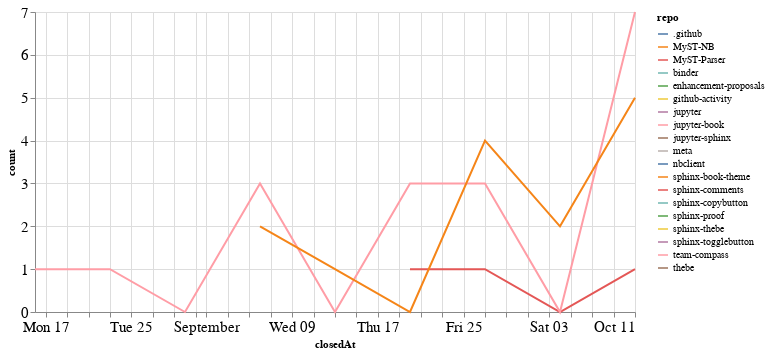

Write notebook code for a chart like this one.
### Code cell
closed_by_time = closed_by.groupby('repo').resample('W', on='closedAt').count()['author'].reset_index()
closed_by_time = closed_by_time.rename(columns={'author': 'count'})

alt.Chart(closed_by_time, width=600).mark_line().encode(
    x='closedAt',
    y='count',
    color='repo',
    tooltip="repo"
)

### Figure 1 — Vega-Lite specification as saved in the notebook (floating-point values rounded to 4 significant figures)
{"config": {"axisLeft": {"labelFontSize": 15}, "axisBottom": {"labelFontSize": 15}}, "data": {"name": "data-afa872a5f20cec93c786b447d57280ee"}, "mark": "line", "encoding": {"color": {"type": "nominal", "field": "repo"}, "tooltip": {"type": "nominal", "field": "repo"}, "x": {"type": "temporal", "field": "closedAt"}, "y": {"type": "quantitative", "field": "count"}}, "width": 600, "$schema": "https://vega.github.io/schema/vega-lite/v4.8.1.json", "datasets": {"data-afa872a5f20cec93c786b447d57280ee": [{"repo": ".github", "closedAt": "2020-08-30T00:00:00", "count": 1}, {"repo": "MyST-NB", "closedAt": "2020-09-06T00:00:00", "count": 1}, {"repo": "MyST-Parser", "closedAt": "2020-09-20T00:00:00", "count": 1}, {"repo": "MyST-Parser", "closedAt": "2020-09-27T00:00:00", "count": 1}, {"repo": "MyST-Parser", "closedAt": "2020-10-04T00:00:00", "count": 0}, {"repo": "MyST-Parser", "closedAt": "2020-10-11T00:00:00", "count": 1}, {"repo": "binder", "closedAt": "2020-08-16T00:00:00", "count": 1}, {"repo": "enhancement-proposals", "closedAt": "2020-08-30T00:00:00", "count": 1}, {"repo": "github-activity", "closedAt": "2020-10-11T00:00:00", "count": 1}, {"repo": "jupyter", "closedAt": "2020-10-11T00:00:00", "count": 1}, {"repo": "jupyter-book", "closedAt": "2020-08-16T00:00:00", "count": 1}, {"repo": "jupyter-book", "closedAt": "2020-08-23T00:00:00", "count": 1}, {"repo": "jupyter-book", "closedAt": "2020-08-30T00:00:00", "count": 0}, {"repo": "jupyter-book", "closedAt": "2020-09-06T00:00:00", "count": 3}, {"repo": "jupyter-book", "closedAt": "2020-09-13T00:00:00", "count": 0}, {"repo": "jupyter-book", "closedAt": "2020-09-20T00:00:00", "count": 3}, {"repo": "jupyter-book", "closedAt": "2020-09-27T00:00:00", "count": 3}, {"repo": "jupyter-book", "closedAt": "2020-10-04T00:00:00", "count": 0}, {"repo": "jupyter-book", "closedAt": "2020-10-11T00:00:00", "count": 7}, {"repo": "jupyter-sphinx", "closedAt": "2020-09-27T00:00:00", "count": 1}, {"repo": "meta", "closedAt": "2020-09-13T00:00:00", "count": 2}, {"repo": "nbclient", "closedAt": "2020-09-13T00:00:00", "count": 1}, {"repo": "sphinx-book-theme", "closedAt": "2020-09-06T00:00:00", "count": 2}, {"repo": "sphinx-book-theme", "closedAt": "2020-09-13T00:00:00", "count": 1}, {"repo": "sphinx-book-theme", "closedAt": "2020-09-20T00:00:00", "count": 0}, {"repo": "sphinx-book-theme", "closedAt": "2020-09-27T00:00:00", "count": 4}, {"repo": "sphinx-book-theme", "closedAt": "2020-10-04T00:00:00", "count": 2}, {"repo": "sphinx-book-theme", "closedAt": "2020-10-11T00:00:00", "count": 5}, {"repo": "sphinx-comments", "closedAt": "2020-09-27T00:00:00", "count": 1}, {"repo": "sphinx-copybutton", "closedAt": "2020-09-27T00:00:00", "count": 1}, {"repo": "sphinx-proof", "closedAt": "2020-09-27T00:00:00", "count": 1}, {"repo": "sphinx-thebe", "closedAt": "2020-08-16T00:00:00", "count": 1}, {"repo": "sphinx-togglebutton", "closedAt": "2020-09-13T00:00:00", "count": 2}, {"repo": "team-compass", "closedAt": "2020-10-11T00:00:00", "count": 1}, {"repo": "thebe", "closedAt": "2020-08-16T00:00:00", "count": 1}]}}
